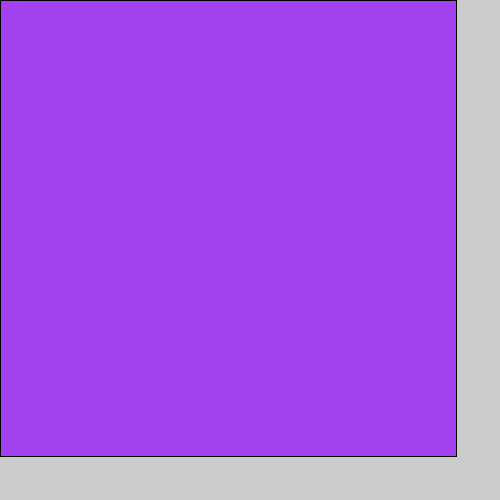
Frame 1 (no input)
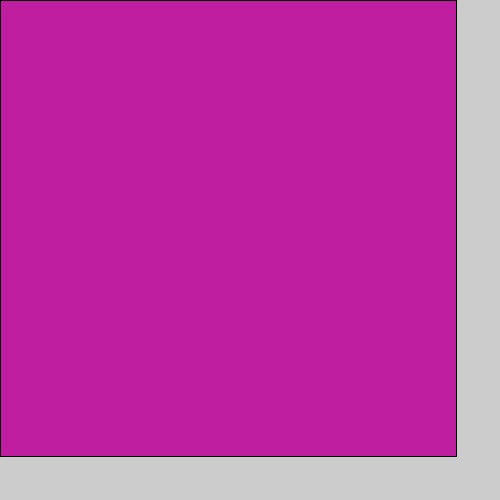
Frame 60 (the mouse pressed at the canvas centre just before this capture)
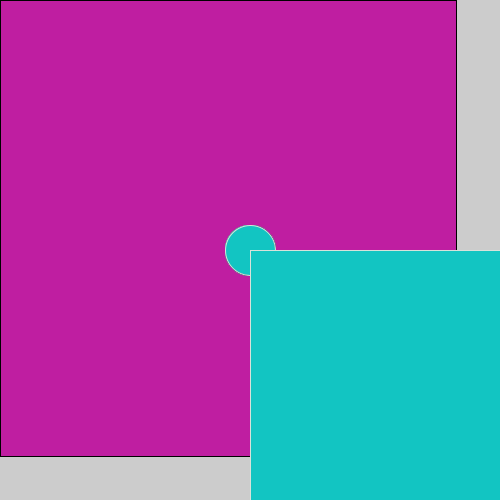
Frame 120 (the mouse held since frame 60 and released just before this capture)

The Processing sketch that drew these frames (run headless with seeded random() and noise(); from frame 60 on, the mouse is pressed at the canvas centre):

// Processing sketch: processing_157134
// ── processing_157134.pde

void setup(){
 size(500, 500); 
}

void draw(){
 
  if(mousePressed)
  stroke(random(255), random(255), random(255));
 fill(random(255), random(255), random(255));
  line(mouseX, mouseY, 250, 250);
  ellipse(mouseX, mouseY, 50, 50);
  rect(mouseY, mouseX, 456, 456);
}
